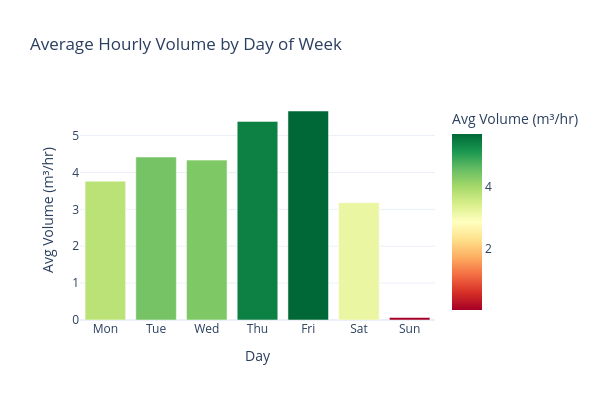

Notebook code for this chart:
### Code cell
# Cell 5: Weekend analysis — checking if weekends actually affect demand
# Business logic says plants are closed Sundays and half-day Saturdays.
# If this is true, we should see massive volume drops on day_of_week = 5,6.
# Let's build the features and check.

df_pre_FE["is_weekend"] = (df_pre_FE["day_of_week"] >= 5).astype(int)
df_pre_FE["is_sunday"] = (df_pre_FE["day_of_week"] == 6).astype(int)

# Average volume by day of week
daily_avg = df_pre_FE.groupby("day_of_week")["volume_m3"].mean().reset_index()
daily_avg["day_name"] = daily_avg["day_of_week"].map({
    0: "Mon", 1: "Tue", 2: "Wed", 3: "Thu", 4: "Fri", 5: "Sat", 6: "Sun"
})

fig = px.bar(
    daily_avg,
    x="day_name",
    y="volume_m3",
    title="Average Hourly Volume by Day of Week",
    labels={"volume_m3": "Avg Volume (m³/hr)", "day_name": "Day"},
    color="volume_m3",
    color_continuous_scale="RdYlGn"
)
fig.update_layout(width=600, height=400, template="plotly_white")
fig.show()

# Correlation check
print("Correlation with volume_m3:")
print(f"is_weekend: {df_pre_FE['is_weekend'].corr(df_pre_FE['volume_m3']):.3f}")
print(f"is_sunday:  {df_pre_FE['is_sunday'].corr(df_pre_FE['volume_m3']):.3f}")

### Figure 1 — Plotly figure (JSON) as saved in the notebook; plotly's stock layout.template omitted (floating-point values rounded to 4 significant figures)
{"data": [{"hovertemplate": "Day=%{x}<br>Avg Volume (m³/hr)=%{marker.color}<extra></extra>", "legendgroup": "", "marker": {"color": [3.764, 4.419, 4.335, 5.384, 5.666, 3.181, 0.06863], "coloraxis": "coloraxis", "pattern": {"shape": ""}}, "name": "", "orientation": "v", "showlegend": false, "textposition": "auto", "type": "bar", "x": ["Mon", "Tue", "Wed", "Thu", "Fri", "Sat", "Sun"], "xaxis": "x", "y": [3.764, 4.419, 4.335, 5.384, 5.666, 3.181, 0.06863], "yaxis": "y"}], "layout": {"barmode": "relative", "coloraxis": {"colorbar": {"title": {"text": "Avg Volume (m³/hr)"}}, "colorscale": [[0, "rgb(165,0,38)"], [0.1, "rgb(215,48,39)"], [0.2, "rgb(244,109,67)"], [0.3, "rgb(253,174,97)"], [0.4, "rgb(254,224,139)"], [0.5, "rgb(255,255,191)"], [0.6, "rgb(217,239,139)"], [0.7, "rgb(166,217,106)"], [0.8, "rgb(102,189,99)"], [0.9, "rgb(26,152,80)"], [1, "rgb(0,104,55)"]]}, "height": 400, "legend": {"tracegroupgap": 0}, "title": {"text": "Average Hourly Volume by Day of Week"}, "width": 600, "xaxis": {"anchor": "y", "domain": [0, 1], "title": {"text": "Day"}}, "yaxis": {"anchor": "x", "domain": [0, 1], "title": {"text": "Avg Volume (m³/hr)"}}}}
